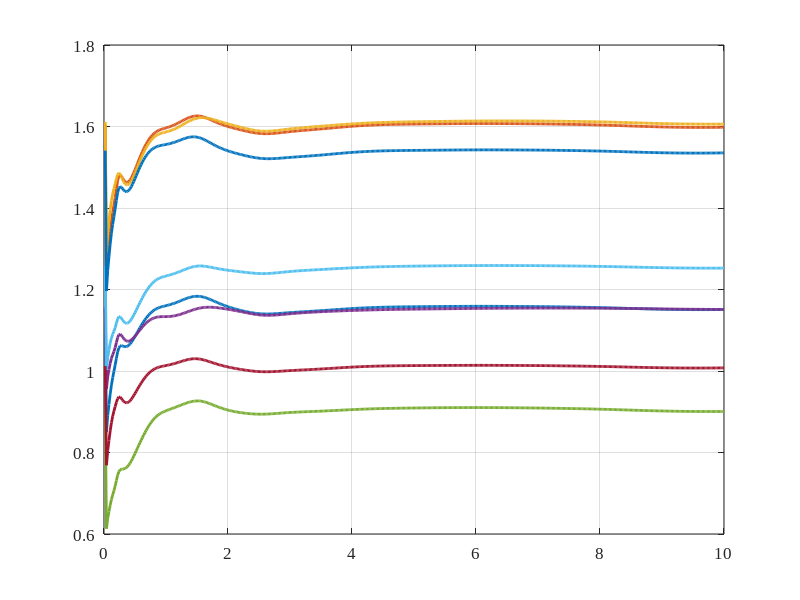
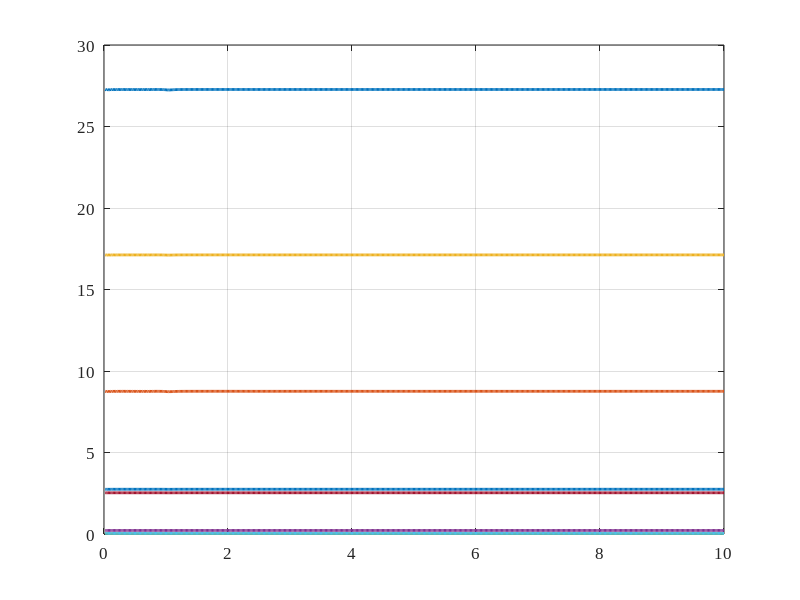
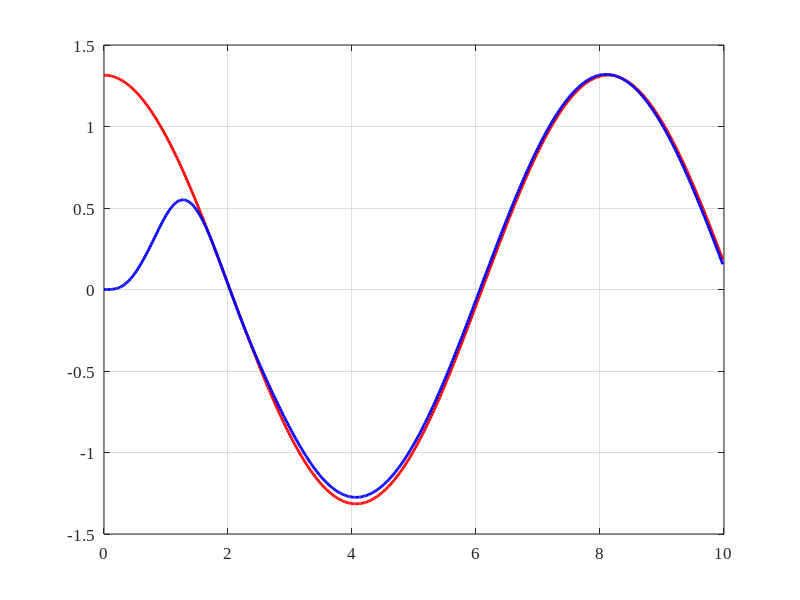
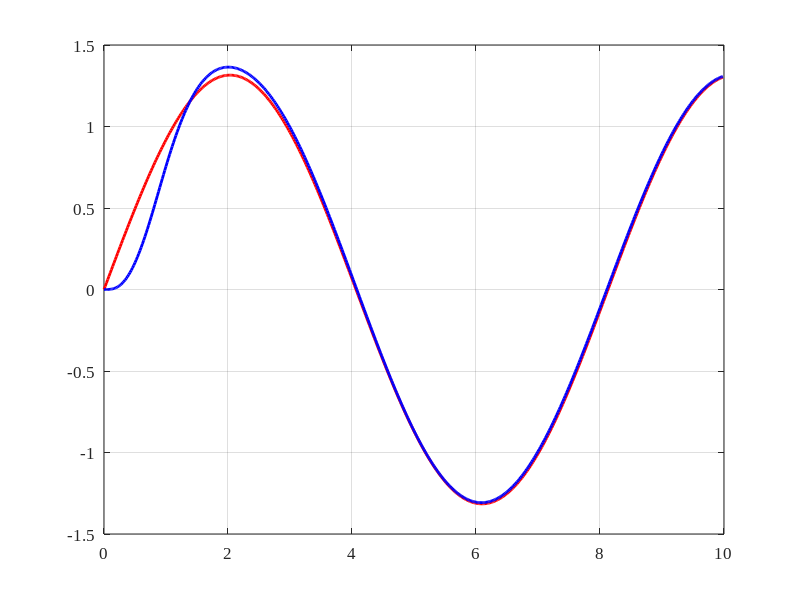

These figures' MATLAB source, in order:
clear; clc;

%% load file
smc_param_pos = csvread('./response/opt_smc_param_pos.csv', 1, 0);
smc_param_att = csvread('./response/opt_smc_param_att.csv', 1, 0);
ref_cmd = csvread('./response/ref_cmd.csv', 1, 0);
uav_state = csvread('./response/uav_state.csv', 1, 0);

smc_param_pos(1, :) = [];
smc_param_att(1, :) = [];

%% SMC parameter
shape = size(smc_param_pos);
figure(1);
set(gcf, 'unit', 'centimeters', 'position', [7 6 10 8]);
for i = 1 : shape(2)
    plot((1: length(smc_param_pos(:, i)))/1e2*2, smc_param_pos(:, i), 'linewidth', 2); hold on;
end
set(gca, 'Fontname', 'Times New Roman','FontSize',12);
% legend('k11', 'k12', 'k13', 'k21', 'k22', 'k23', 'gamma', 'lambda');
grid on;

shape = size(smc_param_att);
figure(2);
set(gcf, 'unit', 'centimeters', 'position', [7 6 10 8]);
for i = 1 : shape(2)
    plot((1: length(smc_param_att(:, i)))/1e2*2, smc_param_att(:, i), 'linewidth', 2); hold on;
end
set(gca, 'Fontname', 'Times New Roman','FontSize',12);
% legend('k11', 'k12', 'k13', 'k21', 'k22', 'k23', 'gamma', 'lambda');
grid on;

%% state response
%% x
figure(3);
set(gcf, 'unit', 'centimeters', 'position', [7 6 10 8]);
plot(ref_cmd(:, 1), ref_cmd(:, 2), 'red', 'linewidth', 2); hold on;
plot(uav_state(:, 1), uav_state(:, 2), 'blue', 'linewidth', 2);
set(gca, 'Fontname', 'Times New Roman','FontSize',12);
grid on;

%% y
figure(4);
set(gcf, 'unit', 'centimeters', 'position', [7 6 10 8]);
plot(ref_cmd(:, 1), ref_cmd(:, 3), 'red', 'linewidth', 2); hold on;
plot(uav_state(:, 1), uav_state(:, 3), 'blue', 'linewidth', 2);
set(gca, 'Fontname', 'Times New Roman','FontSize',12);
grid on;

%% z
figure(5);
set(gcf, 'unit', 'centimeters', 'position', [7 6 10 8]);
plot(ref_cmd(:, 1), ref_cmd(:, 4), 'red', 'linewidth', 2); hold on;
plot(uav_state(:, 1), uav_state(:, 4), 'blue', 'linewidth', 2);
set(gca, 'Fontname', 'Times New Roman','FontSize',12);
grid on;

%% vx
figure(6);
set(gcf, 'unit', 'centimeters', 'position', [7 6 10 8]);
plot(ref_cmd(:, 1), ref_cmd(:, 5), 'red', 'linewidth', 2); hold on;
plot(uav_state(:, 1), uav_state(:, 5), 'blue', 'linewidth', 2);
set(gca, 'Fontname', 'Times New Roman','FontSize',12);
grid on;

%% vy
figure(7);
set(gcf, 'unit', 'centimeters', 'position', [7 6 10 8]);
plot(ref_cmd(:, 1), ref_cmd(:, 6), 'red', 'linewidth', 2); hold on;
plot(uav_state(:, 1), uav_state(:, 6), 'blue', 'linewidth', 2);
set(gca, 'Fontname', 'Times New Roman','FontSize',12);
grid on;

%% vz
figure(8);
set(gcf, 'unit', 'centimeters', 'position', [7 6 10 8]);
plot(ref_cmd(:, 1), ref_cmd(:, 7), 'red', 'linewidth', 2); hold on;
plot(uav_state(:, 1), uav_state(:, 7), 'blue', 'linewidth', 2);
set(gca, 'Fontname', 'Times New Roman','FontSize',12);
grid on;
